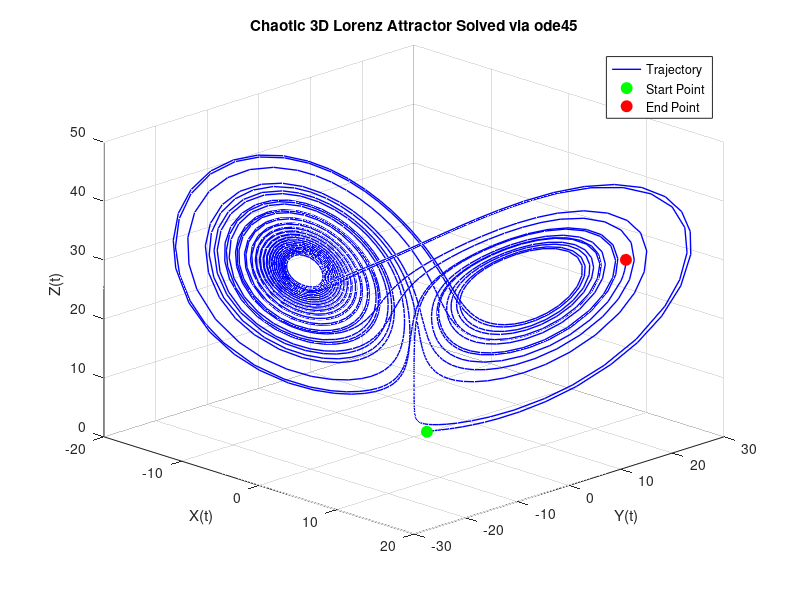

This figure's MATLAB source:
%% ========================================================================
%% TEST 10: Chaotic 3D Lorenz Attractor via ODE45 (test10_lorenz_attractor_ode.m)
%% ========================================================================
clear; clc; close all;
sigma = 10;
beta = 8/3;
rho = 28;

lorenz = @(t, x) [
    sigma * (x(2) - x(1));
    x(1) * (rho - x(3)) - x(2);
    x(1) * x(2) - beta * x(3)
];

tspan = [0, 40];
x0 = [1; 1; 1];
[t, sol] = ode45(lorenz, tspan, x0);

figure('Name', 'Test 10: 3D Lorenz Attractor', 'NumberTitle', 'off');
plot3(sol(:,1), sol(:,2), sol(:,3), 'b-', 'LineWidth', 1); hold on;
plot3(sol(1,1), sol(1,2), sol(1,3), 'go', 'MarkerSize', 8, 'MarkerFaceColor', 'g');
plot3(sol(end,1), sol(end,2), sol(end,3), 'ro', 'MarkerSize', 8, 'MarkerFaceColor', 'r');
grid on;
title('Chaotic 3D Lorenz Attractor Solved via ode45');
xlabel('X(t)'); ylabel('Y(t)'); zlabel('Z(t)');
legend('Trajectory', 'Start Point', 'End Point');
view(45, 25);
